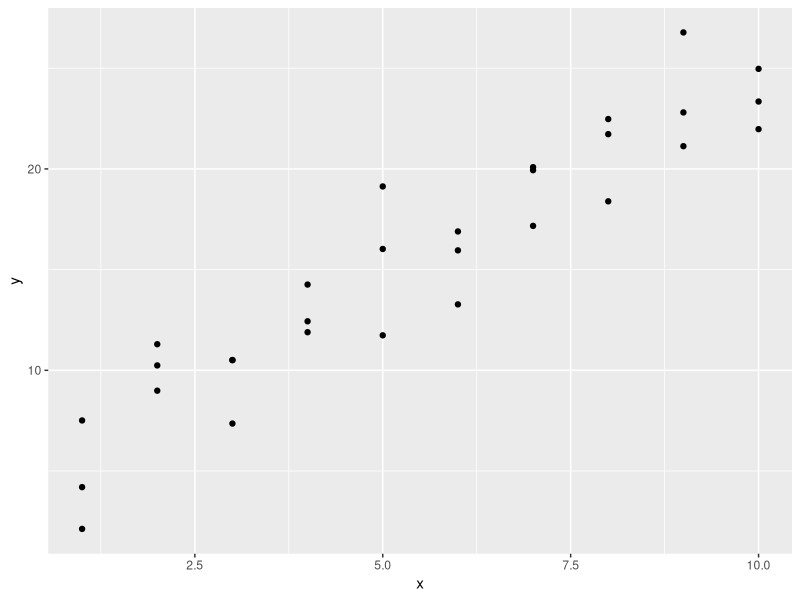
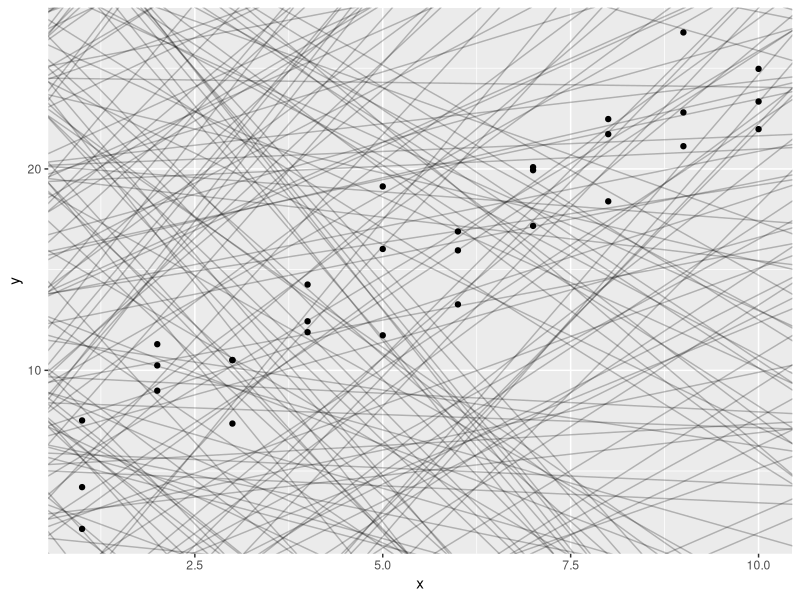
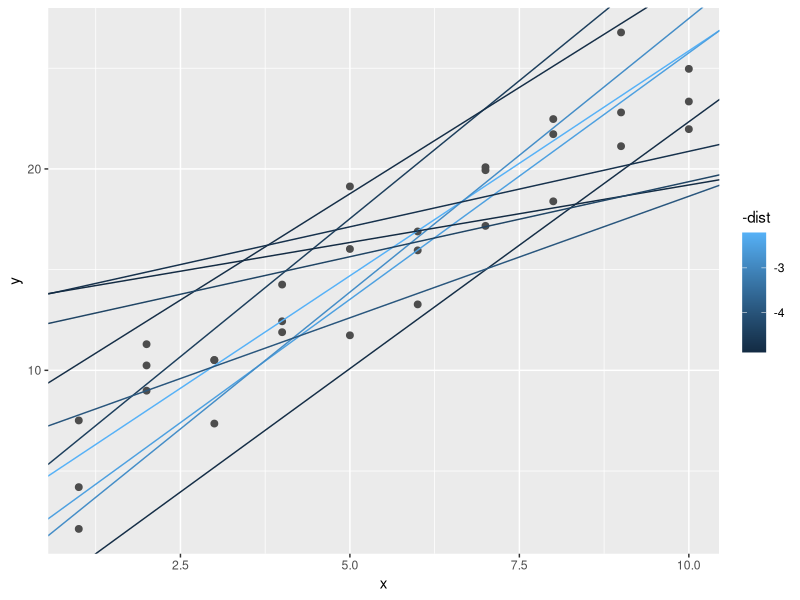
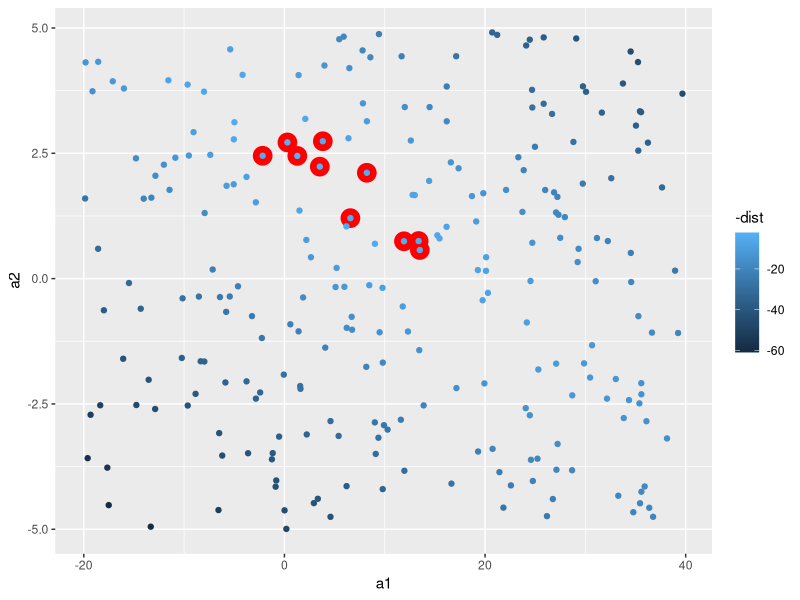
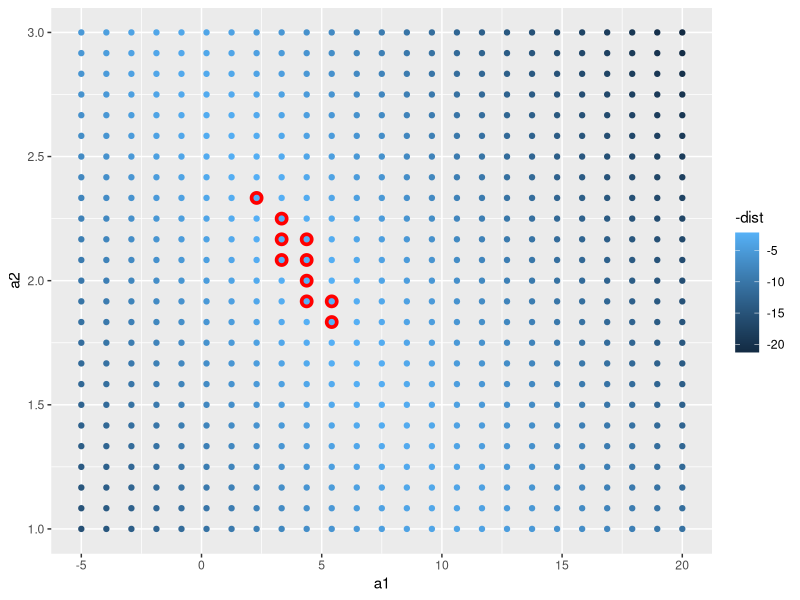
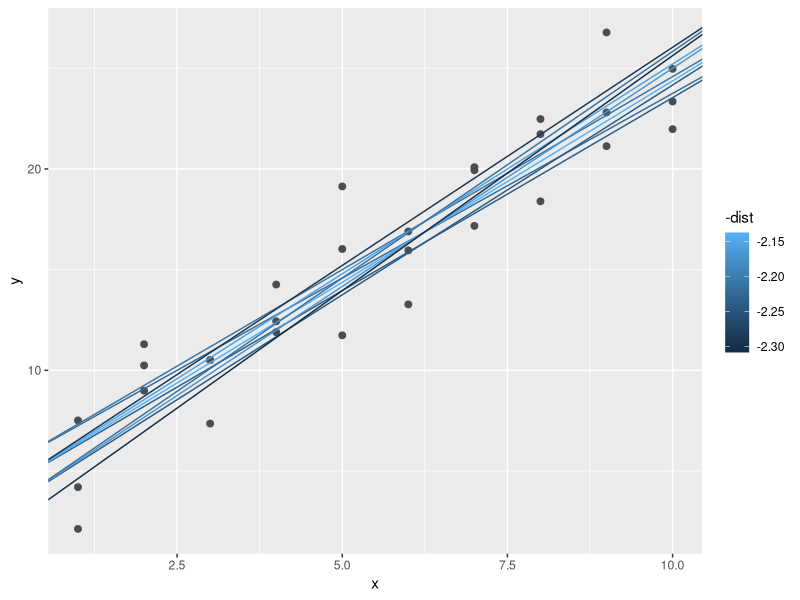
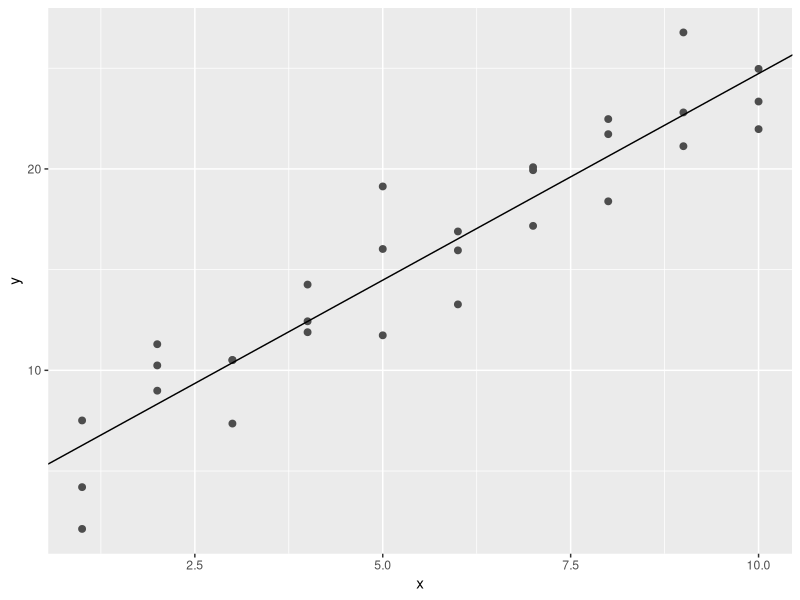
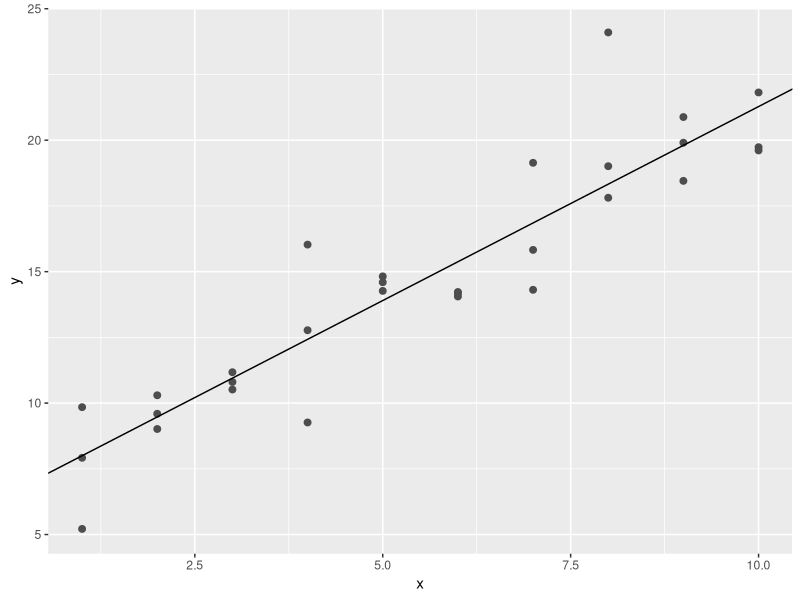

The R source for these figures, in order: (Note: this script raises an error after producing the figures.)
# Model Basics with modelr

#we are going to use models to partition data into patterns and residuals(residuals represent the difference between observed values and predicted values)
#source Google: Example: If a regression model predicts a student's test score to be 85, and the actual score is 90, the residual is 5. This indicates the model underestimated the score by 5 points.

#strong patterns will hide subtler trends.
# there are two parts to a model:

## 1. first rule is to define a group of models that helps you to capture a pattern (a straight line or a quadratic curve)
### expressing this as an equation will be: 
### y = a_1 * x + a_2 or
### y - a_1 * x ^ a_2
#### x and y are variables from data
#### a_1 and a_2 are parameters to capture patterns

## 2. after this, you will fit the right model from a family of models.

## George Box quote " All models are wrong, but some are useful."

"The goal of a model is not to uncover truth, but to discover a simple approximation that is still useful."

library(tidyverse)

library(modelr)
options(na.action = na.warn)

# A simple model

ggplot(sim1, aes(x, y)) +
  geom_point()

#> we can see a strong pattern in the data.
#> the relationship looks linear: y = a_0 + a_1 * x
#> we can start by using geom_abline() which takes a slope and intercept as parameters

models <- tibble(
  a1 = runif( 250, -20, 40),
  a2 = runif(250, -5, 5)
)

ggplot(sim1, aes(x, y)) +
  geom_abline(
    aes(intercept = a1, slope = a2),
    data = models, alpha = 1/4
  ) +
  geom_point()

#there are way too many models on this plot, we need to find one that is closer to the data.
#to do that, we need to find the distance between each point and the model.

#creating a function, will help us compute the distance.

model1 <- function(a, data) {
  a[1] + data$x * a[2]
}
model1(c(7, 1.5), sim1)

#next, we need to compute an overall distance betweem the predicted and actual values (for exp, we can use root-mean-squared deviation)

measure_distance <- function(mod, data) {
  diff <- data$y - model1(mod, data)
  sqrt(mean(diff ^ 2))
}

measure_distance(c(7, 1.5), sim1)

#we need a helper function.

sim1_dist <- function(a1, a2) {
  measure_distance(c(a1, a2), sim1)
}

models <- models %>% 
  mutate(dist = purrr::map2_dbl(a1, a2, sim1_dist))
models

#next, we can overlay the 10 best models (the way it is shown to us in the graph - brightest colour is the best(smallest distance)).

ggplot(sim1, aes(x, y)) +
  geom_point(size = 2, color = "grey30") +
  geom_abline(
    aes(intercept = a1, slope = a2, colour = -dist),
    data = filter(models, rank(dist) <= 10)
  )

#in the next scatterplot, the red circles are the best models.

ggplot(models, aes(a1, a2)) +
  geom_point(
    data = filter(models, rank(dist) <= 10),
    size = 6, colour = "red"
  ) +
  geom_point(aes(colour = -dist))

#another option is to generate an evenly spaced grid of points (grid search)

grid <- expand.grid(
  a1 = seq(-5, 20, length = 25),
  a2 = seq(1, 3, length = 25)
) %>% 
  mutate(dist = purrr::map2_dbl(a1, a2, sim1_dist))

grid %>% 
  ggplot(aes(a1, a2)) +
  geom_point(
    data = filter(grid, rank(dist) <= 10),
    size = 4, colour = "red"
  ) +
  geom_point(aes(colour = -dist))

#now let's try and overlay the 10 models:

ggplot(sim1, aes(x, y)) +
  geom_point(size = 2, colour = "grey30") +
  geom_abline(
    aes(intercept = a1, slope = a2, colour = -dist),
    data = filter(grid, rank(dist) <= 10)
  )

#we can do this until we get a finer grid (best model), or we can use a tool named Newton-Raphson search.
#the way this works, is by choosing a starting point and look around for the steepest slope, until you can not go any lower.
#we can use optim() for this modeling:

best <- optim(c(0, 0), measure_distance, data = sim1)
best$par
best

ggplot(sim1, aes(x, y)) +
  geom_point(size = 2, colour = "grey30") +
  geom_abline(intercept = best$par[1], slope = best$par[2])

# you can find the best model if you can minimize the distance by modifying the parameters of the model and having a function that defines the distance between a model and a dataset.

#we can also use linear models, in a form of: y = a_1 + a_2 * x_1 + a_3 * x_2 + ... + a_n * x_(n - 1)

#this simple model is the same to a general linear model where n = 2 and x_1 = x

#lm() formulas look like y ~ x, which lm will translate to a function like y = a_1 + a_2 * x

sim1_mod <- lm(y ~ x, data = sim1)
coef(sim1_mod)
#similar results with optim()

#lm finds the closest model in a single step

# Exercises:

#1. One downside of the linear model is that it is sensitive to unusual values because the distance incorporates a squared term. Fit a linear model to the following simulated data, and visualize the results. Rerun a few times to generate different simulated datasets. What do you notice about the model?

sim1a <- tibble(
  x = rep(1:10, each = 3),
  y = x * 1.5 + 6 + rt(length(x), df = 2)
)

#2. One way to make linear odels more robust is to use a different distance measure. For example, instead of root-mean-squared distance, you could use mean-absolute distance:

measure_distance <- function(mod, data) {
  diff <- data$y - make_prediction(mod, data)
  mean(abs(diff))
}

#Use optim() to fit this model to the pervious simulated data and compare it to the linear model.

#3. One challenge with performing numerical optimization is that it's only guaranteeed to find one local optima. What's the problem with optimizing a three-parameter model like this?

model1 <- function(a, data) {
  a[1] + data$x * a[2] + a[3]
}

#Answers:

#1. 

sim1a <- tibble(
  x = rep(1:10, each = 3),
  y = x * 1.5 + 6 + rt(length(x), df = 2)
)

sim1a_modeling <- lm(y ~ x, data = sim1a)
sim1a_modeling
summary(sim1a_modeling)

ggplot(sim1a, aes(x, y)) +
  geom_point(size = 2, color = "grey30") +
  geom_abline(intercept = sim1a_modeling$coefficients[1], slope = sim1a_modeling$coefficients[2])

# We can notice that everytime we're generating different simulated datasets, by running the summary we can see a big difference at the distance between the fitted line and the data.
# These figures, for example min and max should be equally distributed around the line (or better said, to be approximately same distance to 0)
# The first quantile and the third quantile to be equal distance from zero. (the same goes for the median)

#Extras:
view(sim1a)

ggplot(sim1a, aes(x, y)) +
  geom_point()

ggplot(sim1a, aes(x, y)) +
  geom_point(size = 2, colour = "grey30") +
  geom_abline(
    aes(intercept = a1, slope = a2, color = -dist),
    data = filter(models, rank(dist) <= 10)
  )

coef(sim1a_modeling)

hist(resid(sim1a_modeling), nclass = 2)
boxplot(y ~ x, data = sim1a)

sum <- summary(sim1a_modeling)
sum$coefficients

#2.

make_prediction <- function(a, data) {
  a[1] + data$x * a[2]
}

measure_distance <- function(mod, data) {
  diff <- data$y - make_prediction(mod, data)
  mean(abs(diff))
}

optim_ver <- optim(c(0, 0), measure_distance, data = sim1a)
optim_ver$par

coef(sim1a_modeling)

#3.

sim1a <- tibble(
  x = rep(1:10, each = 3),
  y = x * 1.5 + 6 + rt(length(x), df = 2)
)

model1 <- function(a, data) {
  a[1] + data$x * a[2] + a[3]
}

measure_distance_test <- function(mod, data) {
  diff <- data$y - model1(mod, data)
  mean(abs(diff))
}
sim1a
optim_ver <- optim(c(0,0,0), measure_distance_test, data = sim1a)
optim_ver$par
?optim
#one challenge in optimizing a three-parameter model will be that we question if those parameters are related to each other.

#also, every time I run with the third parameter, as our data has got only 2 variables, it shows a significant amount in the difference between the 3 (this is also called sloppiness).


#Visualising Models

# in the following, we are going to understand a model by looking at its predictions.
# we can also see what the model doesn't capture (these residuals are useful because it allow us to use models to remove striking patterns - studying the remaining ones)


# Predictions

#using modelr::data_grid() to generate an evenly spaced grid

grid <- sim1 %>% 
  data_grid(x)
grid

# using modelr::add_predictions() to add the predictions from the model to a new column

grid <- grid %>% 
  add_predictions(sim1_mod)
grid

ggplot(sim1, aes(x)) +
  geom_point(aes(y = y)) +
  geom_line(
    aes(y = pred),
    data = grid,
    color = "red",
    size = 1
  )

# Residuals

#flip side of predictions

sim1 <- sim1 %>% 
  add_residuals(sim1_mod)
sim1

#here we can understand the spread of the residuals

ggplot(sim1, aes(resid)) +
  geom_freqpoly(binwidth = 0.5)

ggplot(sim1, aes(x, resid)) +
  geom_ref_line(h = 0) +
  geom_point()

# Exercises:

#1. Instead of using lm() to fit a straight line, you can use loess() to fit a smooth curve. Repeat the process of model fitting, grid generation, predictions, and visualisation on sim1 using loess() instead of lm(). How does the result compare to geom_smooth()?

#2. add_predictions() is paired with gather_predictions() and spread_predictions(). How do these three functions differ?

#3. What does geom_ref_line() do? What package does it come from? Why is displaying a reference line in plots showing residuals useful and important?

#4. Why might you want to look at a frequency polygon of absolute residuals? What are the pros and cons comapred to looking at the raw residuals?

# Answers:

#1.

sim1_modeling_loess <- loess(y ~ x, data = sim1)
sim1_modeling_loess

sim1_modeling_lm <- lm(y ~ x, data = sim1)
sim1_modeling_lm

sim1 <- sim1 %>% 
  add_residuals(sim1_modeling_lm) %>% 
  add_predictions(sim1_modeling_lm) %>% 
  add_residuals(sim1_modeling_loess) %>% 
  add_predictions(sim1_modeling_loess)

loess_plot <- ggplot(
  sim1, aes(x, y)) +
  geom_point() +
  geom_line(aes(x, pred), data = sim1, color = "green")
loess_plot

sim1_modeling_lm_resid <- sim1 %>% add_residuals(sim1_modeling_lm)
sim1_modeling_lm_resid

sim1_modeling_loess_resid <- sim1 %>% add_residuals(sim1_modeling_loess)
sim1_modeling_loess_resid

ggplot() +
  geom_freqpoly(data = sim1_modeling_lm_resid, aes(resid), color = "blue") +
  geom_freqpoly(data = sim1_modeling_loess_resid, aes(resid), color = "green")


#let's try geom_smooth()

loess_plot +
  geom_smooth(method = "loess", color = "red", se = FALSE)

#they're identical

#2.

?add_predictions
add_predictions(data, model, var = "pred", type = NULL)

spread_predictions(data, ..., type = NULL)

gather_predictions(data, ..., .pred = "pred", .model = "model", type = NULL)

#spread_predictions adds one column for each model. gather_predictions adds two columns .model and .pred, and repeats the input rows for each model.

#3.

help("geom_ref_line")
#Add a reference line (ggplot2).
#package modelr

#4.

ggplot() +
  geom_freqpoly(data = sim1_modeling_lm_resid, aes(abs(resid)), color = "blue")

# the difference between the 2 is that the absolute residuals removes the negative signs,
#I believe it is good to be used, in case our raw residual is wrong, and we can see how the prediction would look like differently.

#we can never see with the absolute residual if it is under or over fitted.


# Formulas and Model Families

#recap:
?facet_wrap
p <- ggplot(mpg, aes(displ, hwy)) + geom_point()
view(p)
p + facet_wrap(vars(class))

?facet_grid
p + facet_grid(rows = vars(drv))
?model_matrix() #can be used to see what R actually does, each column is associated with one coefficient in the model, the formula: y = a_1 * out1 + a_2 * out_2
model_matrix(mtcars, mpg ~ cyl)

#> the majority of modeling functions in R use a standard conversion from formulas to functions.
#> for example: y ~ x is similar to y = a_1 + a_2 * x

df <- tribble(
  ~y,  ~x1,  ~x2,
   4,    2,    5,
   5,    1,    6
)

model_matrix(df, y ~ x1)

#we can drop the column of 1 with:
model_matrix(df, y ~ x1 - 1)

model_matrix(df, y ~ x1 + x2)


# Categorical variables

#generating a function from a formula is easy when the predictor is continuous, but complicated when the predictor is categorical.

df <- tribble(
   ~ sex,    ~ response,
  "male",    1,
  "female",  2,
  "male",    1
)

model_matrix(df, response ~ sex)

ggplot(sim2) +
  geom_point(aes(x, y))

mod2 <- lm(y ~ x, data = sim2)

grid <- sim2 %>% 
  data_grid(x) %>% 
  add_predictions(mod2)
grid

#a model with a categorical x will predict the mean value for each category, because the mean minimizes the root-mean-squared distance.

#let's see this on the next graph, overlaying the predictions on top of the data:

ggplot(sim2, aes(x)) +
  geom_point(aes(y = y)) +
  geom_point(
    data = grid,
    aes(y = pred),
    color = "red",
    size = 4
  )

tibble(x = "e") %>% 
  add_predictions(mod2) #this wont work because our data hasn't got the variable e

# Interactions (Continuous and Categorical)

#let's see what happens when you combine a categorical and continuous variable, we are using sim3 for this simulation.

ggplot(sim3, aes(x1, y)) +
  geom_point(aes(colour = x2))

sim3

#there are 2 possible models that we can use:

mod1 <- lm(y ~ x1 + x2, data = sim3)
mod2 <- lm(y ~ x1 * x2, data = sim3)

# the PLUS in our equation, will make the model estimate each effect independent of all the others.
# we can us MULTIPLY (asterix) and in this case both the individual and interaction components are included in the model: y ~ x1 * x2 will be y = a_0 + a_1 * a1 + a_2 * a2 + a_12 * a1 * a2

#to visualise these models, we use two tricks:
?data_grid
data_grid(mtcars, vs, am) # To visualise a model, it is very useful to be able to generate an evenly spaced grid of points from the data. data_grid helps you do this by wrapping around tidyr::expand().

##> in our case, because we got 2 predictors x1 and x2, we need to give data_grid() both variables so it can generate all combinations between the 2.
##> now, to generate predictions for mod1 and mod2, we are using gather_predictions() (this will add as a row) - the complement is spread_predictions()
##> the result will be:
?gather_predictions

grid <- sim3 %>% 
  data_grid(x1, x2) %>% 
  gather_predictions(mod1, mod2)
grid

ggplot(sim3, aes(x1, y, colour = x2)) +
  geom_point() +
  geom_line(data = grid, aes(y = pred)) +
  facet_wrap(~ model)

#INFO! - the model that uses + has the same slope for each line, but different intercepts.
#      - the model that uses * has a different slope and intercept for each line.

#let's find out which model is better for this data:

sim3 <- sim3 %>% 
  gather_residuals(mod1, mod2)

ggplot(sim3, aes(x1, resid, colour = x2)) +
  geom_point() +
  facet_grid(model ~ x2)


# Interactions ( two continuous )

mod1 <- lm(y ~ x1 + x2, data = sim4)
mod2 <- lm(y ~ x1 * x2, data = sim4)

grid <- sim4 %>% 
  data_grid(
    x1 = seq_range(x1, 5),
    x2 = seq_range(x2, 5)
  ) %>% 
  gather_predictions(mod1, mod2)

grid %>%  view

#seq_range helps us use spaced grid values between minimum and maximum numbers.

# pretty = TRUE will generate a "pretty" sequence.

seq_range(c(0.0123, 0.923423), n = 5)
seq_range(c(0.0123, 0.923423), n = 5, pretty = TRUE)

# trim = 0.1 will trim off 10% of the tail values ( you can also generate values near the center)

x1 <- rcauchy(100)
seq_range(x1, n = 5)

seq_range(x1, n = 5, trim = 0.1)
seq_range(x1, n = 5, trim = 0.25)
seq_range(x1, n = 5, trim = 0.50)

# expand = 0.1 is the opposite of trim() - expending by 10%

x2 <- c(0, 1)
seq_range(x2, n = 5)

seq_range(x2, n = 5, expand = 0.1)
seq_range(x2, n = 5, expand = 0.25)
seq_range(x2, n = 5, expand = 0.5)

ggplot(grid, aes(x1, x2)) +
  geom_tile(aes(fill = pred)) +
  facet_wrap(~ model)

#this grid it is hard to understand, so we can try something different, using geom line:

ggplot(grid, aes(x1, pred, color = x2, group = x2)) +
  geom_line() +
  facet_wrap(~ model)

ggplot(grid, aes(x2, pred, colour = x1, group = x1)) +
  geom_line() +
  facet_wrap(~ model)

#we need to consider both values of x1 and x2 simultaneously in order to predict y.
# the model doesn't have to be perfect, it just has to help you reveal a little more about your data.

# Transformations

#we can perform transformations inside the model formula:
#exp:
log(y) ~ sqrt(x1) + x2 # => y = a_1 + a_2 * x1 * sqrt(x) + a_3 * x2

#if your transformation involves +, *, etc.we need to wrap it in I()
#exp:

y ~ x + I(x ^ 2) # => y = a_1 + a_2 * x + a_3 * x^2
#now, if we forget the I() and specify:
y ~ x ^ 2 + x # this will be y ~ x * x + x meaning that y ~ x ^ 2 + x specifies y = a_1 + a_2 * x 

#you can always use model_matrix to see what the equation is doing:

df <- tribble(
  ~y,   ~x,
   1,    1,
   2,    2,
   3,    3
)

model_matrix(df, y ~ x^2 + x)

model_matrix(df, y ~ I(x^2) + x)

#we can use this transformations to approximate nonlinear functions.

#we can also make use of Taylor's theorem, using a linear function to get arbitrarily close to a smooth function:
y = a_1 + a_2 * x + a_3 * x^2 + a_4 * x ^ 3 #we can do this by using poly():
model_matrix(df, y ~ poly(x, 2)) #the downside of using poly is that outside of the data, polynomials shoot off to positive or negative infinity

#an alternative to poly:
library(splines)
model_matrix(df, y ~ ns(x, 2))

#approximating a non-linear function:
sim5 <- tibble(
  x = seq(0, 3.5 * pi, length = 50),
  y = 4 * sin(x) + rnorm(length(x))
)

ggplot(sim5, aes(x, y)) +
  geom_point()

#fitting 5 models:

mod1 <- lm(y ~ ns(x, 1), data = sim5)
mod2 <- lm(y ~ ns(x, 2), data = sim5)
mod3 <- lm(y ~ ns(x, 3), data = sim5)
mod4 <- lm(y ~ ns(x, 4), data = sim5)
mod5 <- lm(y ~ ns(x, 5), data = sim5)

grid <-  sim5 %>% 
  data_grid(x = seq_range(x, n = 50, expand = 0.1)) %>% 
  gather_predictions(mod1, mod2, mod3, mod4, mod5, .pred = "y")

ggplot(sim5, aes(x, y)) +
  geom_point() +
  geom_line(data = grid, colour = "red") +
  facet_wrap( ~ model)

#the model can not tell you if the behavior is true - we have to rely on theory and science.

# Exercises:

#1. What happens if you repeat the analysis of sim2 using a model without an intercept? What happens to the model equation? What happens to the predictions:

#2. Use model_matrix() to explore the equations generated for the models I fit to sim3 and sim4. Why is * a good shorthand for interaction?

#3. Using the basic principles, convert the formulas in the following two models into functions. (Hint: start by converting the categorical variable into 0-1 variables.)

mod1 <- lm(y ~ x1 + x2, data = sim3)
mod2 <- lm(y ~ x1 * x2, data = sim3)

#4. For sim4, which of mod1 and mod2 is better? I think mod2 does a slightly better job at removing patterns, but it's pretty subtle. Can you come up with a plot to support my claim?

# Answers:

#1. 

mod234 <- lm(y ~ x, data = sim2)

#Source geeksforgeeks: To remove the intercept from a linear model, we manually set the value of intercept zero. In this way, we may not necessarily get the best fit line but the line guaranteed passes through the origin. To set the intercept as zero we add 0 and plus sign in front of the fitting formula. This makes the intercept zero.

mod_Nintercept <- lm(y ~ 0 + x, data = sim2)

grid <- sim2 %>% 
  data_grid(x) %>% 
  add_predictions(mod234)
grid

grid2_interc <- sim2 %>% 
  data_grid(x) %>% 
  add_predictions(mod_Nintercept)
grid2_interc

#we are adding a zero to the model equation, but the predictions remain the same.
